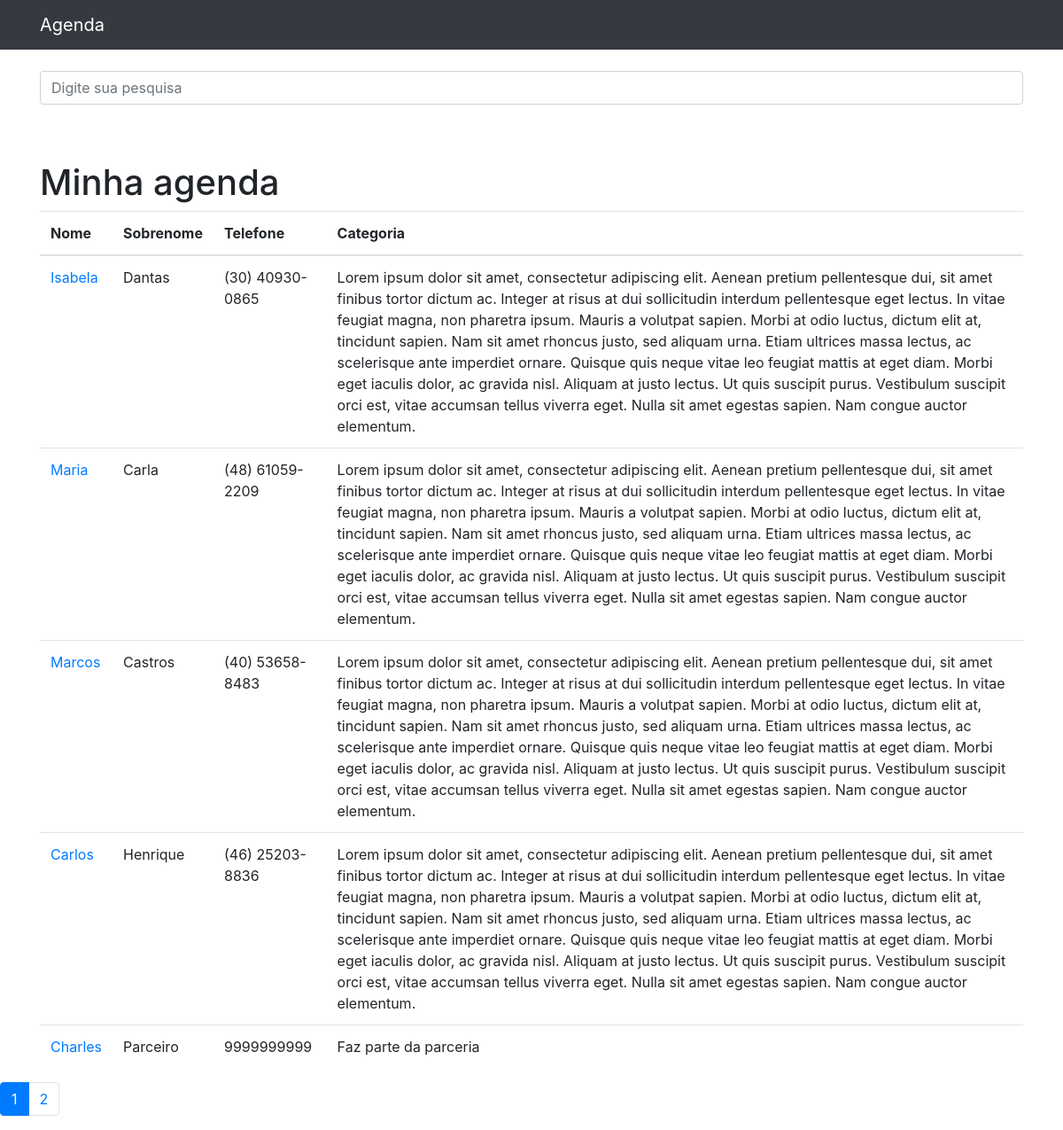
The page / on the database its author committed.
### Contatos/models.py (models this page shows, shortened)
class Contato(models.Model):
    nome = models.CharField(max_length=255)
    sobrenome = models.CharField(max_length=255)
    telefone = models.CharField(max_length=255)
    email = models.CharField(max_length=255 , blank = True)
    descricao = models.TextField()
    categoria  = models.ForeignKey(Categoria, on_delete=models.DO_NOTHING)
    mostrar = models.BooleanField(default=True)
    foto = models.ImageField(blank=True,upload_to='fotos/%Y/%M/%D')

### Contatos/views.py (the view)
# urls.py: path('',views.index, name = 'index'),
def index(request):
    contatos = Contato.objects.order_by('-id').filter(mostrar=True)
    paginator = Paginator(contatos,5)
    page = request.GET.get('p')
    contatos = paginator.get_page(page)
    return render(request,'index.html',{'contatos':contatos})

### templates/index.html (shortened to what this page needs)
{% extends 'base.html' %}
{% block content %}
        <h1 class="mt-5">Minha agenda</h1>
        <table class="table">
          <thead>
            <tr>
              <th>Nome</th>
              <th>Sobrenome</th>
              <th>Telefone</th>
              <th>Categoria</th>
            </tr>
          </thead>
          <tbody>
          {% for contato in contatos %}
              <tr>
                  <td>
                    <a href= "{% url 'ver_contato' contato.id %}"> {{ contato.nome }}</a>
                  </td>
                  <td>{{ contato.sobrenome }}</td>
                  <td>{{ contato.telefone }}</td>
                  <td>{{contato.descricao}}</td>
                </tr>
          {% endfor %}
          </tbody>
        </table>
      </div>
       <nav aria-label="Page navigation example">
          <ul class="pagination">
              {% for pagina in contatos.paginator.page_range %}
                  {% if contatos.number == pagina %}
                    <li class="page-item active"><a class="page-link" href="?p={{pagina}}&termo={{ request.GET.termo }}">{{ pagina }}</a></li>
                  {% else %}
                     <li class="page-item"><a class="page-link" href="?p={{pagina}}&termo={{ request.GET.termo }}">{{ pagina }}</a></li>
                  {% endif %}
              {% endfor %}
          </ul>
</nav>
{% endblock %}

### templates/base.html (shortened to what this page needs)
{% load static %}
<!DOCTYPE html>
<html lang="pt">
<head>
  <link href="{%  static 'vendor/bootstrap/css/bootstrap.min.css'  %}" rel="stylesheet">
</head>
<body>
    {% include 'parciais/_nav.html' %}
  <div class="container">
      <div class="row">
          <div class="col-lg-12">
              <form method="get" action="{% url 'busca' %}">
                  <div class="form-group row">
                      <div class="col-12">
                          <input class="form-control"
                     type="search" value="{{ request.GET.termo }}"
                     id="search-input"
                     placeholder="Digite sua pesquisa"
                     name="termo">
                      </div>
                  </div>
              </form>
          </div>
      </div>
  {% block content %}
   {% endblock %}
</body>
</html>

### templates/parciais/_nav.html (shortened to what this page needs)
<nav class="navbar navbar-expand-lg navbar-dark bg-dark static-top">
    <div class="container">
        <a class="navbar-brand" href="{% url 'index' %}">Agenda</a>
    </div>
</nav>
<br>

### rows shown on the page
Contato: nome "Isabela", sobrenome "Dantas", telefone "(30) 40930-0865", descricao "Lorem ipsum dolor sit amet, consectetur adipiscing elit. Aenean pretium pellentesque dui, sit amet finibus tortor dictum ac. Integer at risus at dui sollicitudin interdum pellentesque eget lectus. In vitae feugiat magna, non pharetra ipsum. Mauris a volutpat sapien. Morbi at odio luctus, dictum elit at, tincidunt sapien. Nam sit amet rhoncus justo, sed aliquam urna. Etiam ultrices massa lectus, ac scelerisque ante imperdiet ornare. Quisque quis neque vitae leo feugiat mattis at eget diam. Morbi eget iaculis dolor, ac gravida nisl. Aliquam at justo lectus. Ut quis suscipit purus. Vestibulum suscipit orci est, vitae accumsan tellus viverra eget. Nulla sit amet egestas sapien. Nam congue…"
Contato: nome "Maria", sobrenome "Carla", telefone "(48) 61059-2209", descricao "Lorem ipsum dolor sit amet, consectetur adipiscing elit. Aenean pretium pellentesque dui, sit amet finibus tortor dictum ac. Integer at risus at dui sollicitudin interdum pellentesque eget lectus. In vitae feugiat magna, non pharetra ipsum. Mauris a volutpat sapien. Morbi at odio luctus, dictum elit at, tincidunt sapien. Nam sit amet rhoncus justo, sed aliquam urna. Etiam ultrices massa lectus, ac scelerisque ante imperdiet ornare. Quisque quis neque vitae leo feugiat mattis at eget diam. Morbi eget iaculis dolor, ac gravida nisl. Aliquam at justo lectus. Ut quis suscipit purus. Vestibulum suscipit orci est, vitae accumsan tellus viverra eget. Nulla sit amet egestas sapien. Nam congue…"
Contato: nome "Marcos", sobrenome "Castros", telefone "(40) 53658-8483", descricao "Lorem ipsum dolor sit amet, consectetur adipiscing elit. Aenean pretium pellentesque dui, sit amet finibus tortor dictum ac. Integer at risus at dui sollicitudin interdum pellentesque eget lectus. In vitae feugiat magna, non pharetra ipsum. Mauris a volutpat sapien. Morbi at odio luctus, dictum elit at, tincidunt sapien. Nam sit amet rhoncus justo, sed aliquam urna. Etiam ultrices massa lectus, ac scelerisque ante imperdiet ornare. Quisque quis neque vitae leo feugiat mattis at eget diam. Morbi eget iaculis dolor, ac gravida nisl. Aliquam at justo lectus. Ut quis suscipit purus. Vestibulum suscipit orci est, vitae accumsan tellus viverra eget. Nulla sit amet egestas sapien. Nam congue…"
Contato: nome "Carlos", sobrenome "Henrique", telefone "(46) 25203-8836", descricao "Lorem ipsum dolor sit amet, consectetur adipiscing elit. Aenean pretium pellentesque dui, sit amet finibus tortor dictum ac. Integer at risus at dui sollicitudin interdum pellentesque eget lectus. In vitae feugiat magna, non pharetra ipsum. Mauris a volutpat sapien. Morbi at odio luctus, dictum elit at, tincidunt sapien. Nam sit amet rhoncus justo, sed aliquam urna. Etiam ultrices massa lectus, ac scelerisque ante imperdiet ornare. Quisque quis neque vitae leo feugiat mattis at eget diam. Morbi eget iaculis dolor, ac gravida nisl. Aliquam at justo lectus. Ut quis suscipit purus. Vestibulum suscipit orci est, vitae accumsan tellus viverra eget. Nulla sit amet egestas sapien. Nam congue…"
Contato: nome "Charles", sobrenome "Parceiro", telefone "9999999999", descricao "Faz parte da parceria"

### other values the page prints
{{ pagina }} "1"
{{ pagina }} "2"
